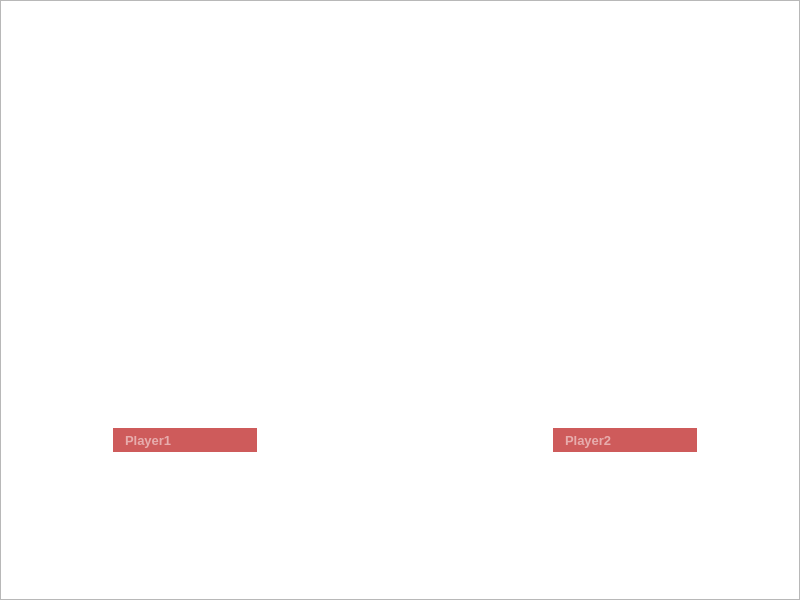
<?xml version="1.0" encoding="UTF-8"?>
<ui version="4.0">
 <class>Authentication</class>
 <widget class="QWidget" name="Authentication">
  <property name="geometry">
   <rect>
    <x>0</x>
    <y>0</y>
    <width>800</width>
    <height>600</height>
   </rect>
  </property>
  <property name="maximumSize">
   <size>
    <width>800</width>
    <height>600</height>
   </size>
  </property>
  <property name="font">
   <font>
    <pointsize>10</pointsize>
   </font>
  </property>
  <property name="windowTitle">
   <string>Form</string>
  </property>
  <property name="styleSheet">
   <string notr="true"/>
  </property>
  <widget class="QLineEdit" name="lineEdit">
   <property name="geometry">
    <rect>
     <x>110</x>
     <y>425</y>
     <width>150</width>
     <height>30</height>
    </rect>
   </property>
   <property name="font">
    <font>
     <pointsize>10</pointsize>
     <weight>75</weight>
     <bold>true</bold>
    </font>
   </property>
   <property name="styleSheet">
    <string notr="true">background-color: #ce5b5b;
border: 3px solid #fff; 
color: #fff;
padding-left: 10px;</string>
   </property>
   <property name="inputMask">
    <string/>
   </property>
   <property name="text">
    <string/>
   </property>
   <property name="placeholderText">
    <string>Player1</string>
   </property>
  </widget>
  <widget class="QLineEdit" name="lineEdit_2">
   <property name="geometry">
    <rect>
     <x>550</x>
     <y>425</y>
     <width>150</width>
     <height>30</height>
    </rect>
   </property>
   <property name="font">
    <font>
     <pointsize>10</pointsize>
     <weight>75</weight>
     <bold>true</bold>
    </font>
   </property>
   <property name="styleSheet">
    <string notr="true">background-color: #ce5b5b;
border: 3px solid #fff; 
color: #fff;
padding-left: 10px;</string>
   </property>
   <property name="inputMask">
    <string/>
   </property>
   <property name="text">
    <string/>
   </property>
   <property name="placeholderText">
    <string>Player2</string>
   </property>
  </widget>
  <widget class="QPushButton" name="startGame">
   <property name="geometry">
    <rect>
     <x>320</x>
     <y>222</y>
     <width>161</width>
     <height>161</height>
    </rect>
   </property>
   <property name="font">
    <font>
     <pointsize>10</pointsize>
    </font>
   </property>
   <property name="cursor">
    <cursorShape>PointingHandCursor</cursorShape>
   </property>
   <property name="styleSheet">
    <string notr="true">background-color: transparent;
border: 0;</string>
   </property>
   <property name="text">
    <string/>
   </property>
  </widget>
  <widget class="QPushButton" name="back">
   <property name="geometry">
    <rect>
     <x>10</x>
     <y>10</y>
     <width>31</width>
     <height>51</height>
    </rect>
   </property>
   <property name="cursor">
    <cursorShape>PointingHandCursor</cursorShape>
   </property>
   <property name="styleSheet">
    <string notr="true">background-image: url(&quot;:/images/images/arrow-right.png&quot;);
background-repeat: no-repeat;
border: 0;</string>
   </property>
   <property name="text">
    <string/>
   </property>
  </widget>
  <widget class="QGraphicsView" name="graphicsView">
   <property name="geometry">
    <rect>
     <x>0</x>
     <y>0</y>
     <width>800</width>
     <height>600</height>
    </rect>
   </property>
   <property name="maximumSize">
    <size>
     <width>800</width>
     <height>600</height>
    </size>
   </property>
   <property name="font">
    <font/>
   </property>
   <property name="styleSheet">
    <string notr="true">background-image:  url(&quot;:/images/images/background-start.png&quot;);
background-repeat: no-repeat;
text-transform: uppercase; </string>
   </property>
  </widget>
  <widget class="QLabel" name="player1">
   <property name="geometry">
    <rect>
     <x>140</x>
     <y>280</y>
     <width>75</width>
     <height>142</height>
    </rect>
   </property>
   <property name="text">
    <string/>
   </property>
   <property name="pixmap">
    <pixmap resource="res.qrc">:/images/images/player1.png</pixmap>
   </property>
  </widget>
  <widget class="QLabel" name="player2">
   <property name="geometry">
    <rect>
     <x>580</x>
     <y>280</y>
     <width>75</width>
     <height>142</height>
    </rect>
   </property>
   <property name="text">
    <string/>
   </property>
   <property name="pixmap">
    <pixmap resource="res.qrc">:/images/images/player2.png</pixmap>
   </property>
  </widget>
  <widget class="QPushButton" name="pl1_r">
   <property name="geometry">
    <rect>
     <x>220</x>
     <y>340</y>
     <width>30</width>
     <height>50</height>
    </rect>
   </property>
   <property name="cursor">
    <cursorShape>PointingHandCursor</cursorShape>
   </property>
   <property name="styleSheet">
    <string notr="true">border: 0;
background-image: url(&quot;:/images/images/arrow-r.png&quot;);</string>
   </property>
   <property name="text">
    <string/>
   </property>
  </widget>
  <widget class="QPushButton" name="pl2_r">
   <property name="geometry">
    <rect>
     <x>660</x>
     <y>340</y>
     <width>30</width>
     <height>50</height>
    </rect>
   </property>
   <property name="cursor">
    <cursorShape>PointingHandCursor</cursorShape>
   </property>
   <property name="styleSheet">
    <string notr="true">border: 0;
background-image: url(&quot;:/images/images/arrow-r.png&quot;);</string>
   </property>
   <property name="text">
    <string/>
   </property>
  </widget>
  <widget class="QPushButton" name="pl2_l">
   <property name="geometry">
    <rect>
     <x>540</x>
     <y>340</y>
     <width>30</width>
     <height>50</height>
    </rect>
   </property>
   <property name="cursor">
    <cursorShape>PointingHandCursor</cursorShape>
   </property>
   <property name="styleSheet">
    <string notr="true">border: 0;
background-image: url(&quot;:/images/images/arrow-l.png&quot;);</string>
   </property>
   <property name="text">
    <string/>
   </property>
  </widget>
  <widget class="QPushButton" name="pl1_l">
   <property name="geometry">
    <rect>
     <x>100</x>
     <y>340</y>
     <width>30</width>
     <height>50</height>
    </rect>
   </property>
   <property name="cursor">
    <cursorShape>PointingHandCursor</cursorShape>
   </property>
   <property name="styleSheet">
    <string notr="true">border: 0;
background-image: url(&quot;:/images/images/arrow-l.png&quot;);</string>
   </property>
   <property name="text">
    <string/>
   </property>
  </widget>
  <zorder>graphicsView</zorder>
  <zorder>lineEdit</zorder>
  <zorder>lineEdit_2</zorder>
  <zorder>startGame</zorder>
  <zorder>back</zorder>
  <zorder>player1</zorder>
  <zorder>player2</zorder>
  <zorder>pl1_r</zorder>
  <zorder>pl2_r</zorder>
  <zorder>pl2_l</zorder>
  <zorder>pl1_l</zorder>
 </widget>
 <resources>
  <include location="res.qrc"/>
 </resources>
 <connections/>
</ui>
